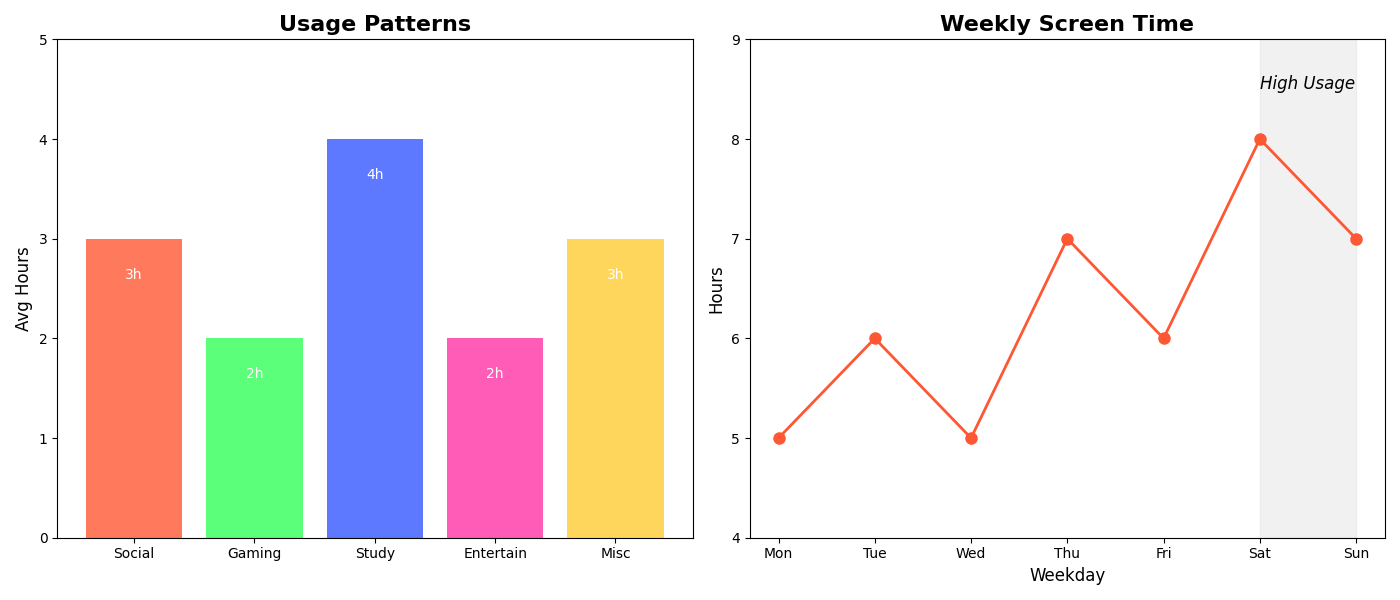

Here is the Python script that generated this plot:
import matplotlib.pyplot as plt
import numpy as np

activities = ['Social', 'Gaming', 'Study', 'Entertain', 'Misc']
hours_spent = [3, 2, 4, 2, 3]

days = ['Mon', 'Tue', 'Wed', 'Thu', 'Fri', 'Sat', 'Sun']
screen_time_week = [5, 6, 5, 7, 6, 8, 7]

fig, (ax1, ax2) = plt.subplots(1, 2, figsize=(14, 6))

# Updated color scheme for the bar chart
ax1.bar(activities, hours_spent, color=['#FF5733', '#33FF57', '#3357FF', '#FF33A6', '#FFCC33'], alpha=0.8)
ax1.set_title('Usage Patterns', fontsize=16, fontweight='bold')
ax1.set_ylabel('Avg Hours', fontsize=12)
ax1.set_ylim(0, 5)

for bar, hour in zip(ax1.patches, hours_spent):
    height = bar.get_height()
    ax1.text(bar.get_x() + bar.get_width() / 2, height - 0.4, f'{hour}h', ha='center', color='white', fontsize=10)

# Updated color for the line plot
ax2.plot(days, screen_time_week, marker='o', color='#FF5733', linewidth=2, markersize=8)
ax2.set_title('Weekly Screen Time', fontsize=16, fontweight='bold')
ax2.set_xlabel('Weekday', fontsize=12)
ax2.set_ylabel('Hours', fontsize=12)
ax2.set_ylim(4, 9)

ax2.axvspan('Sat', 'Sun', color='lightgrey', alpha=0.3)
ax2.text(5.5, 8.5, "High Usage", fontsize=12, fontstyle='italic', ha='center', color='black')

plt.tight_layout()
plt.show()
